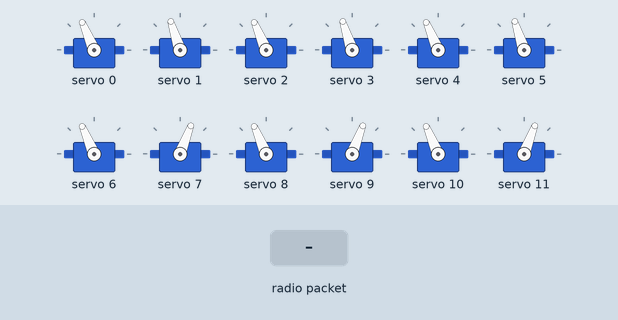
Recording of a sketch running on a simulated Arduino Uno, built with avr-gcc and run on an emulated ATmega328P. On the bench: 12 × servo. Inputs (shaded band) come from the test bench. No radio packets arrive unless stated; what the sketch prints to the serial monitor is not drawn.

Above: at 1.2 s.
1.3 s: radio packet "200" arrives
Timing chart, 0 to 4.3 s (numbered marks = the images above; inputs shaded):
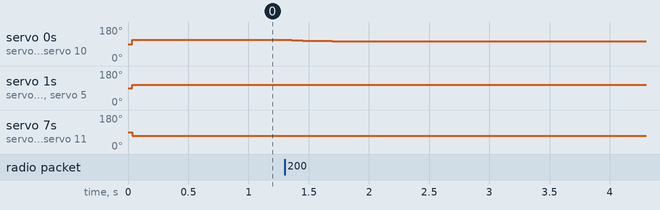

The sketch:

Spider.ino
```cpp
#include <Wire.h>
#include <Adafruit_PWMServoDriver.h>
#include <math.h>
#include <String.h>


#define servoMinPWM 100
#define servoMaxPwM 495

#define leftTopTibia 0
#define leftMidTibia 2
#define leftBotTibia 4
#define rightTopTibia 6
#define rightMidTibia 12
#define rightBotTibia 10

#define leftTopFemur 1
#define leftMidFemur 3
#define leftBotFemur 5
#define rightTopFemur 7
#define rightMidFemur 9
#define rightBotFemur 11

#define tibiaLen 45
#define femurLen 35
#define tibiaFemurBase 30
#define topTibiaFemur 60

#define heightMax 40
#define heightMin 5

double prevHeightVal = 0;
double prevXVal = 0;

double filteredHeight;
double filteredX;

// RF Stuff
#include <SPI.h>
#include <nRF24L01.h>
#include <RF24.h>

#define CE_PIN   9
#define CSN_PIN 10

const byte thisSlaveAddress[5] = {'S','p','1','d','E'};

RF24 radio(CE_PIN, CSN_PIN);

char dataReceived[32]; // this must match dataToSend in the TX
bool newData = false;
// RF Ends


Adafruit_PWMServoDriver pwm = Adafruit_PWMServoDriver();

//====================

int degToPWM(double degree) {
  int temp;
  temp = map(degree, 0, 180, servoMaxPwM, servoMinPWM);
  return temp;
}

//====================

void kinematics(double *tibia, double *femur, double x, double z) {

  *femur = atan(x/topTibiaFemur);
  *femur = (*femur*180)/3.14159265;

  double temp;

  temp = tibiaLen - z;
  temp = tibiaFemurBase - temp;

  *tibia = asin(temp/femurLen);
  *tibia = (*tibia*180)/3.14159265;
//  Serial.print(*femur);
//  Serial.print(" , ");
//  Serial.println(*tibia);
}

//====================

double filter(double current, double prev, double filterStrength) {
  return (current + (prev * filterStrength)) / (filterStrength + 1);
}

//====================

void getData() {
    if ( radio.available() ) {
        radio.read( &dataReceived, sizeof(dataReceived) );
        newData = true;
        Serial.println("Data received ");
    }
}

//====================

void setup() {

  pwm.begin();
  pwm.setOscillatorFrequency(27000000);
  pwm.setPWMFreq(50);  // Analog servos run at ~50 Hz updates

  Serial.begin(9600);
  Serial.println("Start");

  int num;
  for (num = 0; num < 13; num++) {
    pwm.setPWM(num, 0, 297);
  }

  radio.begin();
  radio.setDataRate( RF24_250KBPS );
  radio.openReadingPipe(1, thisSlaveAddress);
  radio.startListening();

  delay(10);
}

//====================

void loop() {

  getData();

  double heightIn = 0, xIn = 0; // stick input

  String input(dataReceived);

  String temp, temp2;

  input = dataReceived;

  temp = input.substring(0, 4);
  heightIn = atof(&temp[0]);
  temp = input.substring(4, 8);
  xIn = atof(&temp[0]);


  filteredHeight = filter(heightIn, prevHeightVal, 10);
  filteredX = filter(xIn, prevXVal, 10);

  prevHeightVal = filteredHeight;
  prevXVal = filteredX;

  Serial.print(" , ");
  Serial.print(filteredHeight);
  Serial.print(" , ");
  Serial.println(filteredX);

  xIn = map(filteredX, 0, 1024, -20, 20);
  heightIn = map(filteredHeight, 0, 1024, 1, 31);

  double tibia, femur;
  kinematics(&tibia, &femur, xIn, heightIn);

  int pulseH;
  pulseH = degToPWM(90 + tibia);

  int pulseXLeft;
  pulseXLeft = degToPWM(90 - femur);
  int pulseXRight;
  pulseXRight = degToPWM(90 + femur);
  //Serial.println(pulse);

  int num;
  for (num = 0; num < 13; num+= 2) {
    pwm.setPWM(num, 0, pulseH);
  }
  for (num = 1; num < 6; num+= 2) {
    pwm.setPWM(num, 0, pulseXRight);
  }
  for (num = 7; num < 13; num+= 2) {
    pwm.setPWM(num, 0, pulseXLeft);
  }
  //delay(10);

}
```

Measured:
- after the input at 1.3 s, servo 0: 113° → 108° after 0.06 s, → 106° 0.18 s later, → 104° 0.15 s later; servo 2, servo 4, servo 6, servo 8, servo 10: 113° → 108° after 0.07 s, → 106° 0.18 s later, → 104° 0.15 s later
